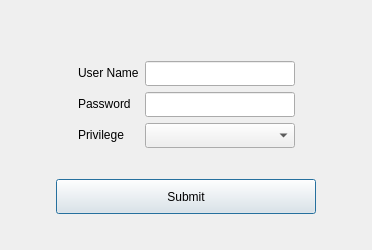
<?xml version="1.0" encoding="UTF-8"?>
<ui version="4.0">
 <class>AddUserDialog</class>
 <widget class="QDialog" name="AddUserDialog">
  <property name="geometry">
   <rect>
    <x>0</x>
    <y>0</y>
    <width>372</width>
    <height>250</height>
   </rect>
  </property>
  <property name="windowTitle">
   <string>Add User</string>
  </property>
  <layout class="QVBoxLayout" name="verticalLayout_2">
   <item>
    <spacer name="verticalSpacer">
     <property name="orientation">
      <enum>Qt::Orientation::Vertical</enum>
     </property>
     <property name="sizeHint" stdset="0">
      <size>
       <width>20</width>
       <height>40</height>
      </size>
     </property>
    </spacer>
   </item>
   <item>
    <layout class="QHBoxLayout" name="horizontalLayout_3">
     <property name="leftMargin">
      <number>0</number>
     </property>
     <property name="rightMargin">
      <number>0</number>
     </property>
     <property name="bottomMargin">
      <number>0</number>
     </property>
     <item>
      <spacer name="horizontalSpacer_3">
       <property name="orientation">
        <enum>Qt::Orientation::Horizontal</enum>
       </property>
       <property name="sizeHint" stdset="0">
        <size>
         <width>40</width>
         <height>20</height>
        </size>
       </property>
      </spacer>
     </item>
     <item>
      <layout class="QFormLayout" name="formLayout">
       <property name="leftMargin">
        <number>25</number>
       </property>
       <property name="topMargin">
        <number>25</number>
       </property>
       <property name="rightMargin">
        <number>25</number>
       </property>
       <property name="bottomMargin">
        <number>25</number>
       </property>
       <item row="0" column="0">
        <widget class="QLabel" name="label">
         <property name="text">
          <string>User Name</string>
         </property>
        </widget>
       </item>
       <item row="0" column="1">
        <widget class="QLineEdit" name="idLineEdit">
         <property name="minimumSize">
          <size>
           <width>150</width>
           <height>25</height>
          </size>
         </property>
        </widget>
       </item>
       <item row="1" column="0">
        <widget class="QLabel" name="label_2">
         <property name="text">
          <string>Password</string>
         </property>
        </widget>
       </item>
       <item row="1" column="1">
        <widget class="QLineEdit" name="passwordLineEdit">
         <property name="minimumSize">
          <size>
           <width>150</width>
           <height>25</height>
          </size>
         </property>
        </widget>
       </item>
       <item row="2" column="0">
        <widget class="QLabel" name="label_3">
         <property name="text">
          <string>Privilege</string>
         </property>
        </widget>
       </item>
       <item row="2" column="1">
        <widget class="QComboBox" name="privilegeComboBox">
         <property name="minimumSize">
          <size>
           <width>150</width>
           <height>25</height>
          </size>
         </property>
        </widget>
       </item>
      </layout>
     </item>
     <item>
      <spacer name="horizontalSpacer_4">
       <property name="orientation">
        <enum>Qt::Orientation::Horizontal</enum>
       </property>
       <property name="sizeHint" stdset="0">
        <size>
         <width>40</width>
         <height>20</height>
        </size>
       </property>
      </spacer>
     </item>
    </layout>
   </item>
   <item>
    <layout class="QHBoxLayout" name="horizontalLayout_2">
     <item>
      <spacer name="horizontalSpacer">
       <property name="orientation">
        <enum>Qt::Orientation::Horizontal</enum>
       </property>
       <property name="sizeHint" stdset="0">
        <size>
         <width>40</width>
         <height>20</height>
        </size>
       </property>
      </spacer>
     </item>
     <item>
      <widget class="QPushButton" name="submitBtn">
       <property name="minimumSize">
        <size>
         <width>260</width>
         <height>35</height>
        </size>
       </property>
       <property name="text">
        <string>Submit</string>
       </property>
      </widget>
     </item>
     <item>
      <spacer name="horizontalSpacer_2">
       <property name="orientation">
        <enum>Qt::Orientation::Horizontal</enum>
       </property>
       <property name="sizeHint" stdset="0">
        <size>
         <width>40</width>
         <height>20</height>
        </size>
       </property>
      </spacer>
     </item>
    </layout>
   </item>
   <item>
    <spacer name="verticalSpacer_2">
     <property name="orientation">
      <enum>Qt::Orientation::Vertical</enum>
     </property>
     <property name="sizeHint" stdset="0">
      <size>
       <width>20</width>
       <height>40</height>
      </size>
     </property>
    </spacer>
   </item>
  </layout>
 </widget>
 <resources/>
 <connections/>
</ui>
